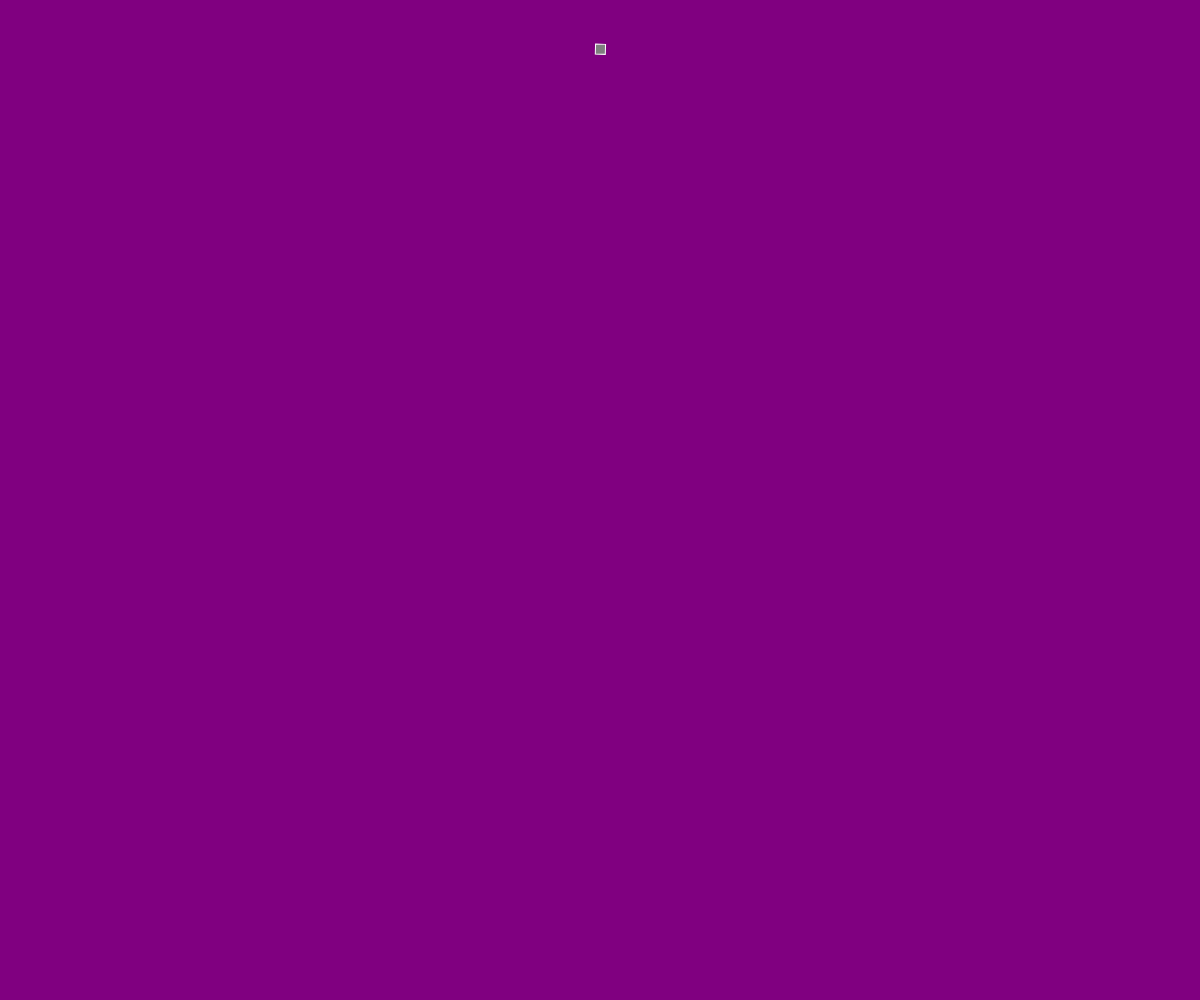
Frame 1 (no input)
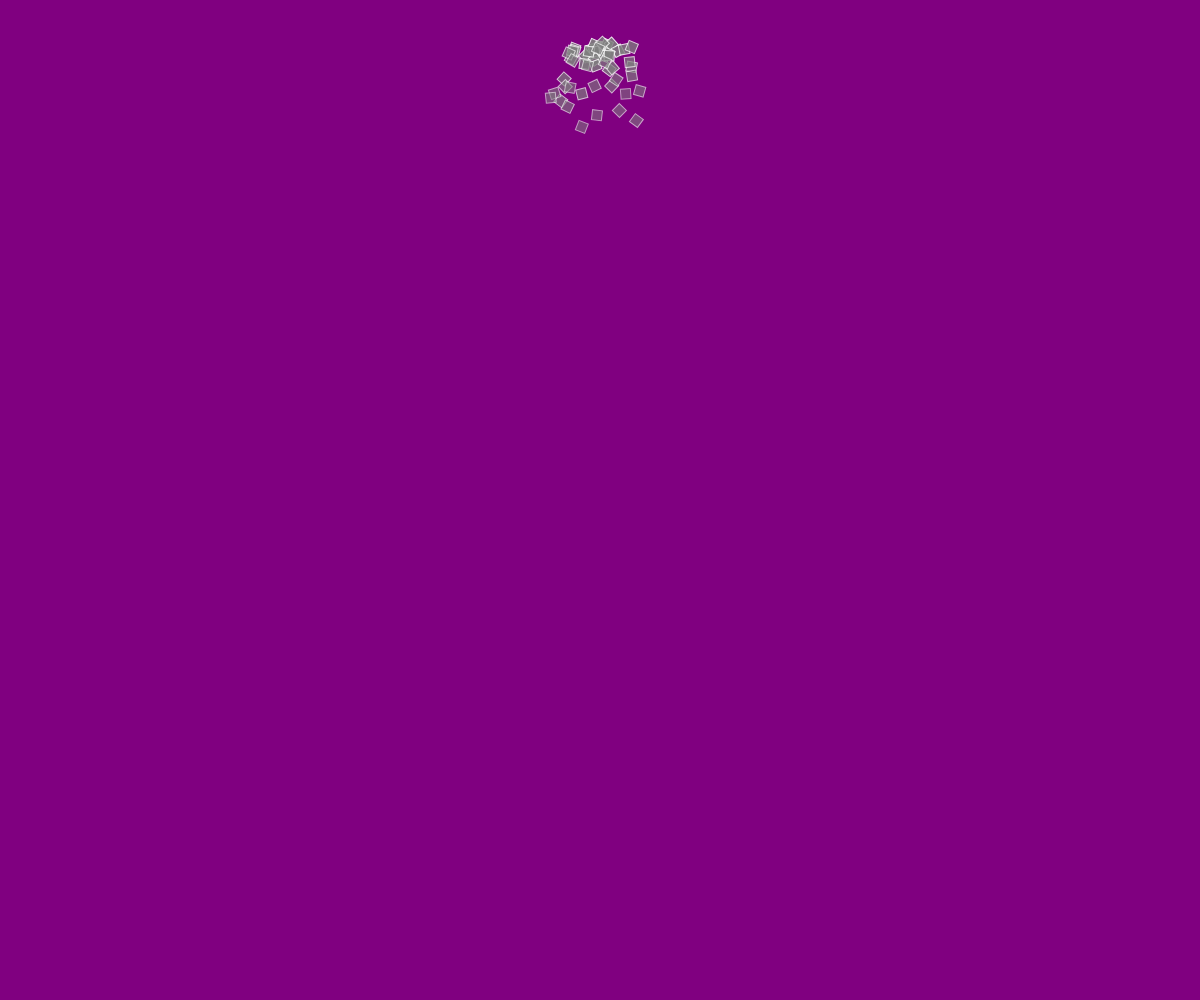
Frame 60 (no input)
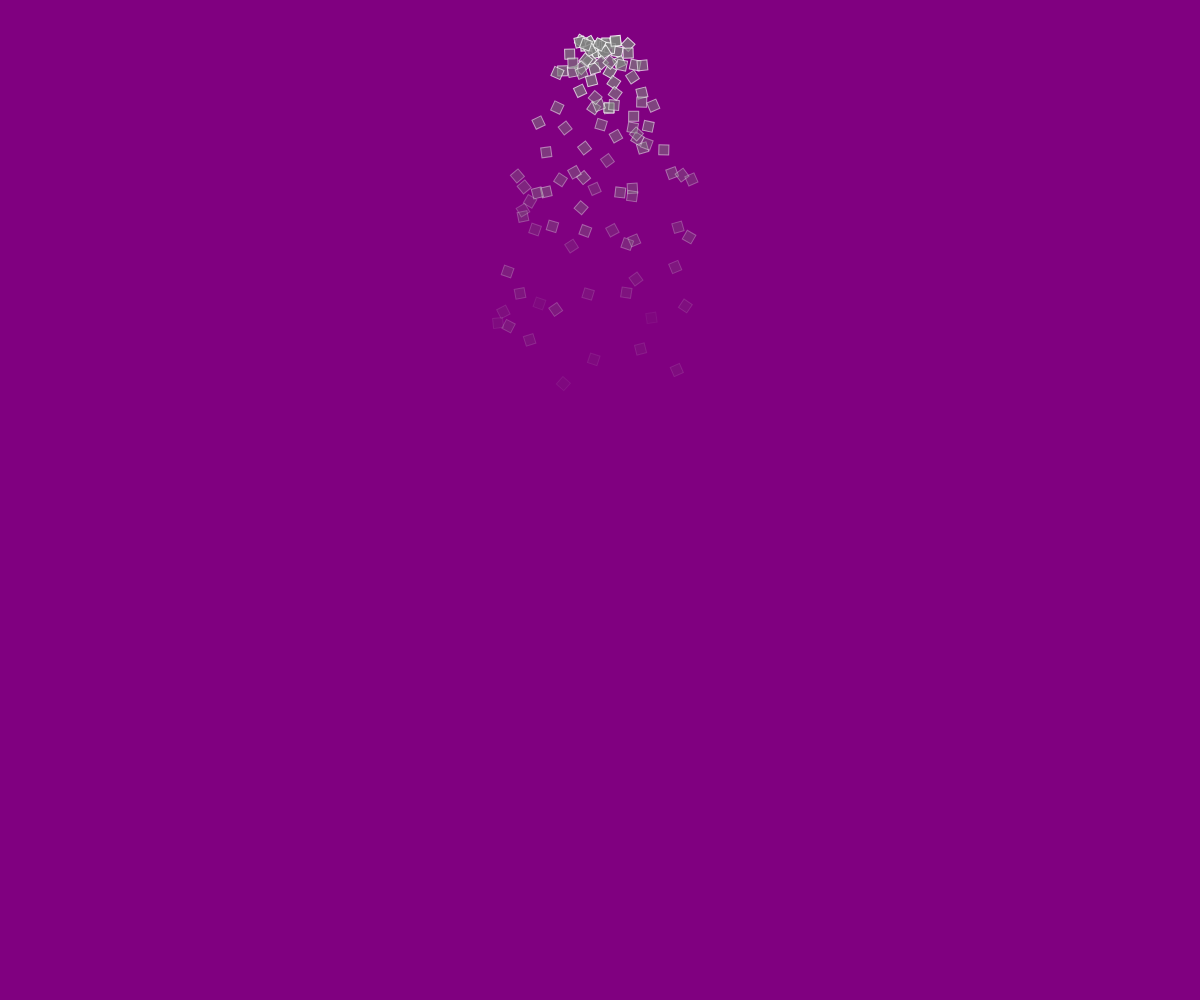
Frame 120 (the mouse pressed at the canvas centre since frame 60)

The p5.js sketch that drew these frames (run headless with seeded random() and noise() and a simulated clock; from frame 60 on, the mouse is pressed at the canvas centre):

// p5.js sketch
// ── sketch.js
// The Nature of Code
// Daniel Shiffman
// http://natureofcode.com

let emitter;

function setup() {
  createCanvas(windowWidth, windowHeight);
  emitter = new Emitter(width / 2, 50);
}

function draw() {
  background(128, 0, 128);
  emitter.addParticle();
  emitter.run();
}

function windowResized() {
  resizeCanvas(windowWidth, windowHeight);
  emitter.origin.set(width / 2, 50);
}
// ── emitter.js
// The Nature of Code
// Daniel Shiffman
// http://natureofcode.com

// A particle emitter. One origin, a list of particles.

class Emitter {
  constructor(x, y) {
    this.origin = createVector(x, y);
    this.particles = [];
  }

  addParticle() {
    this.particles.push(new Particle(this.origin.x, this.origin.y));
  }

  run() {
    for (let i = this.particles.length - 1; i >= 0; i--) {
      const particle = this.particles[i];
      particle.run();
      if (particle.isDead()) {
        this.particles.splice(i, 1);
      }
    }
  }
}

// ── particle.js
// The Nature of Code
// Daniel Shiffman
// http://natureofcode.com

// Simple Particle System

// A simple Particle class

class Particle {
    constructor(x, y) {
      this.position = createVector(x, y);
      this.acceleration = createVector(0, 0);
      this.velocity = createVector(random(-1, 1), random(-1, 0));
      this.lifespan = 255.0;
      this.angle = 0;
      this.angularVelocity = random(-0.05, 0.05);
    }
  
    run() {
      let gravity = createVector(0, 0.05);
      this.applyForce(gravity);
      this.update();
      this.show();
    }
  
    applyForce(force) {
      this.acceleration.add(force);
    }
  
    // Method to update position
    update() {
      this.velocity.add(this.acceleration);
      this.position.add(this.velocity);
      this.angle += this.angularVelocity;
      this.lifespan -= 2;
      this.acceleration.mult(0);
    }
  
    // Method to display
    show() {
      push();
      translate(this.position.x, this.position.y);
      rotate(this.angle);
      stroke(255, this.lifespan);
      strokeWeight(1);
      fill(127, this.lifespan);
      rectMode(CENTER);
      square(0, 0, 10);
      pop();
    }
  
    // Is the particle still useful?
    isDead() {
      return this.lifespan < 0.0;
    }
  }
  
// ── style.css
html, body {
  margin: 0;
  padding: 0;
  overflow: hidden;
}

canvas {
  display: block;
}
   
